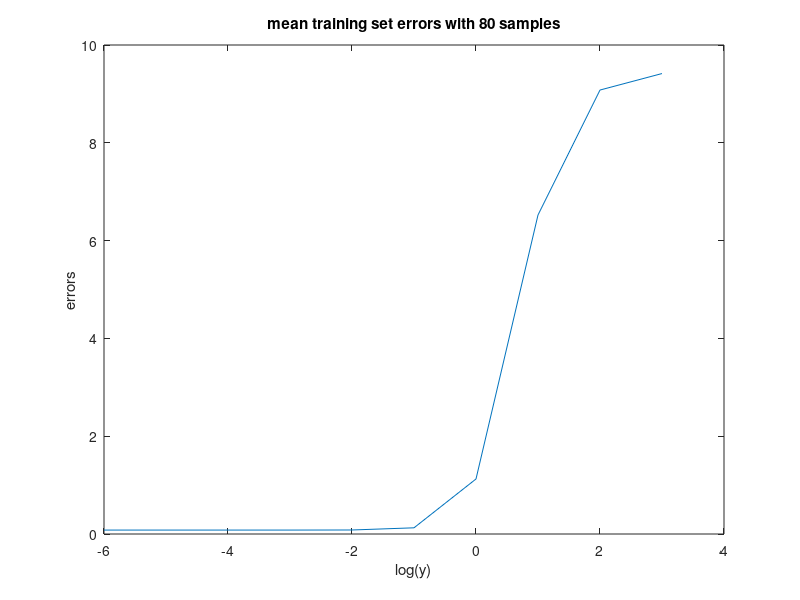
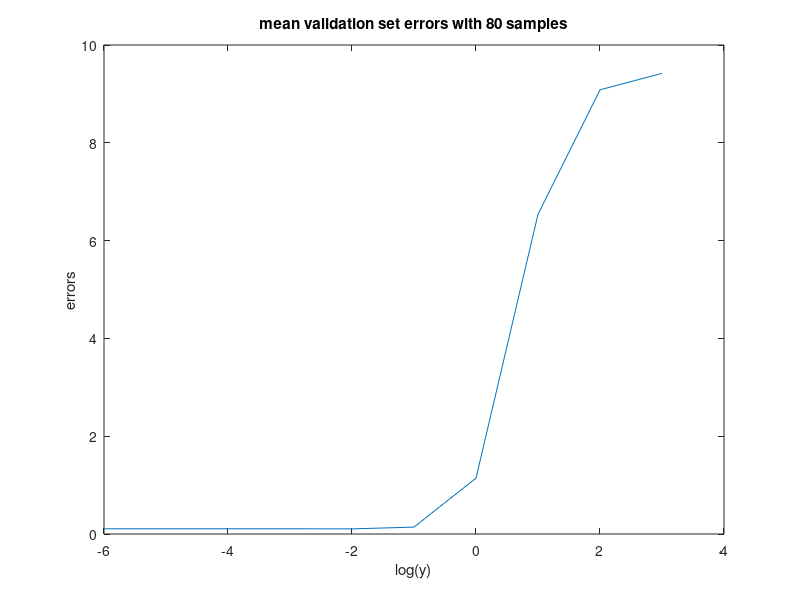
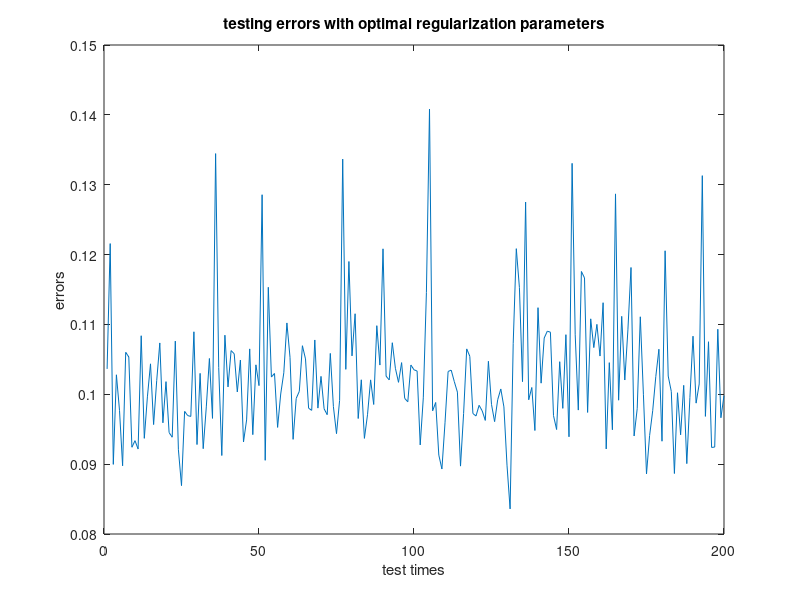

The MATLAB script that drew these images, in order:
%This script shows excercise5 a)
clear
error_train = zeros(10,200);
error_validate = zeros(10,200);
error_test = zeros(1,200);
regularization_para = zeros(1,200);
for j = 1:200
    x = rand(600,10); %xi are drawn from the standard normal distribution. 
    w = rand(10,1); %Pick a random value for w from the standard normal distribution
    n = rand(600,1); %ni are drawn from the standard normal distribution. 

    y = x*w + n; %generate a noisy random data set, containing 600 samples

    x_train = x(1:80,:); %Split the data set into a training set of size 80
    y_train = y(1:80,:);
    x_validate = x(81:100,:); %Split the data set into a validation set of size 20
    y_validate = y(81:100,:);
    x_test = x(101:600,:); % Split the data set into a test set of size 500.
    y_test = y(101:600,:);

    k=1;
    minError = 10000;
    for i = -6:1:3
        w_train = (x_train'*x_train + 10^(i)*100*eye(10)) \ x_train' * y_train; %perform ridge regression
        y_validate_train = x_validate*w_train; %generate new new noisy data set using estimated w

        %%Using equation (3) compute the mean squared error on the training set
        error_train(k,j) = 80 \ (w_train' * x_train' * x_train * w_train - 2 * y_train'...
            * x_train * w_train + y_train' * y_train); 

        %Using equation (3) compute the mean squared error on the test sets
        error_validate(k,j) = 20 \ (w_train' * x_validate' * x_validate * w_train - 2 * y_validate'...
            * x_validate * w_train + y_validate' * y_validate); 
        if (error_validate(k,j)<minError)
            minError = error_validate(k,j);
            minParameter = i;
        end
        k=k+1;
    end
    x_train_final = x(1:100,:); %training set for testing
    y_train_final = y(1:100,:);
    w_train_test = (x_train_final'*x_train_final + 10^(minParameter)*100*eye(10)) \ x_train_final' * y_train_final; %perform ridge regression
    y_test_train = x_test*w_train_test; %generate new new noisy data set using estimated w

    %%Using equation (3) compute the mean squared error on the training set
    error_train_test(j) = 100 \ (w_train_test' * x_train_final' * x_train_final * w_train_test - 2 * y_train_final'...
	* x_train_final * w_train_test + y_train_final' * y_train_final); 

    %Using equation (3) compute the mean squared error on the test sets
    error_test(j) = 500 \ (w_train_test' * x_test' * x_test * w_train_test - 2 * y_test'...
    * x_test * w_train_test + y_test' * y_test); 
    regularization_para(j) = 10^(minParameter);
end


error_train_p = zeros(10,1);
error_validate_p = zeros(10,1);
for i = 1:10
    error_train_p(i) = mean(error_train(i,:));
    error_validate_p(i) = mean(error_validate(i,:));
end
i = -6:1:3;
figure
plot(i,error_train_p);
title('mean training set errors with 80 samples')
xlabel('log(y)')
ylabel('errors')
figure
plot(i,error_validate_p);
title('mean validation set errors with 80 samples')
xlabel('log(y)')
ylabel('errors')
i = 1:200;
figure
plot(i,error_test);
title('testing errors with optimal regularization parameters')
xlabel('test times')
ylabel('errors')

'The average of regularization parameter is'
meanRegular = mean(regularization_para)